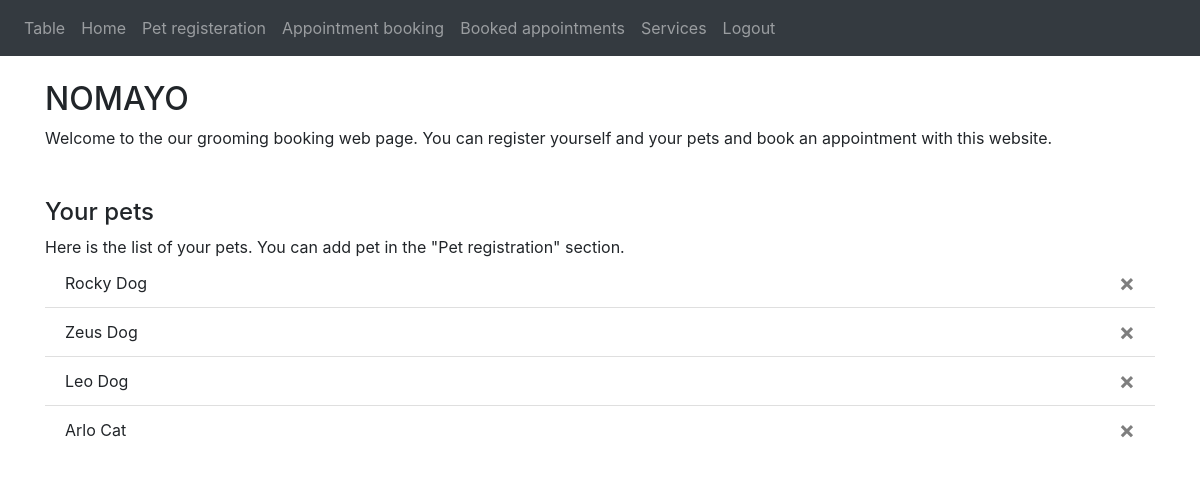
The app's page / (signed in) with its own data.
### website/models.py (models this page shows)
class Pet(db.Model):
    id=db.Column(db.Integer, primary_key=True)
    type=db.Column(db.String(100))
    breed=db.Column(db.String(100))
    name=db.Column(db.String(100))
    gender=db.Column(db.String(100))
    weight=db.Column(db.Numeric(100))
    dateofbirth=db.Column(db.String(10))
    owner_id=db.Column(db.Integer, db.ForeignKey('owner.id'))
    appointments=db.relationship('Appointment')

### website/views.py (the view)
@views.route('/', methods=['GET', 'POST'])
@login_required
def home():
    return render_template("home.html", user=current_user)

### website/__init__.py (called while the page is built)
def create_app():
    app=Flask(__name__)
    app.config['SECRET_KEY']='keyboardsecret'
    app.config['SQLALCHEMY_DATABASE_URI']=f'sqlite:///{DB_NAME}'
    db.init_app(app)
    from .views import views
    from .auth import auth
    app.register_blueprint(views, url_prefix='/')
    app.register_blueprint(auth, url_prefix='/')
    from .models import Owner, Pet, Address, Service, Groomer, Appointment
    create_database(app)
    login_manager=LoginManager()
    login_manager.login_view='auth.login'
    login_manager.init_app(app)
    @login_manager.user_loader
    def load_user(id):
        return Owner.query.get(int(id))
    return app

### website/templates/home.html
{% extends "base.html" %} {% block title %}Home{% endblock %}
{% block content %}
<br>
<div>
<h2 align="left">NOMAYO</h2>
<body>Welcome to the our grooming booking web page. You can register yourself and your pets and book an appointment with this website.</body>
</div>
<br>
<br>
<div>
<h4 align="left">Your pets</h4>
<body>Here is the list of your pets. You can add pet in the "Pet registration" section.</h6>
<ul class="list-group list-group-flush" id="pets">
  {% for pet in user.pets %}
  <li class="list-group-item">
    {{ pet.name }}
    {{ pet.type }}
    <button type="button" class="close" onClick="deletePet({{ pet.id }})">
      <span aria-hidden="true">&times;</span>
    </button>
  </li>
  {% endfor %}
</ul>
</div>
{% endblock %}

### records on screen
Pet: name "Rocky", type "Dog"
Pet: name "Zeus", type "Dog"
Pet: name "Leo", type "Dog"
Pet: name "Arlo", type "Cat"
